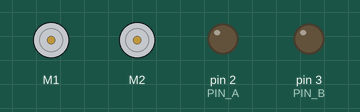
This sketch was run on a simulated Arduino Nano, built with avr-gcc and run on an emulated ATmega328P. Parts: 2 × DC motor (green arrow = forward, orange = backward, longer = faster), output pins drawn as LEDs (lit = HIGH). What the sketch prints to the serial monitor is not drawn.

Above: at 0.1 s.
At 3.6 s:
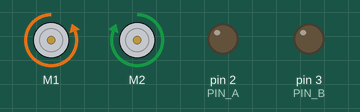
Timing chart, 0 to 8.5 s (numbered marks = the images above):
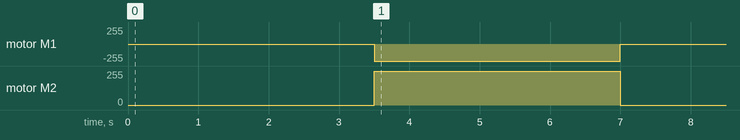

Measured:
- by itself, motor M1: stopped → backward 255/255 at 3.5 s, → stopped 3.5 s later
- by itself, motor M2: stopped → forward 255/255 at 3.5 s, → stopped 3.5 s later

The sketch:

lab3_color_sensing.ino
```cpp
// imports!
#include "MeMCore.h"

// constants!
#define PRINT 1
#define TIMEOUT 2000 // Max microseconds to wait; choose according to max distance of wall
#define SPEED_OF_SOUND 340 // Update according to your own experiment
#define IR_LOW_READING 0
#define IR_HIGH_READING 1000
#define IR_LOW_DIST 0 //mm
#define IR_HIGH_DIST 100 //mm
#define ULTRASONIC_READING_INTERVAL 10 // millis
#define RGBWait 200 //in milliseconds
#define LDRWait 10 //in milliseconds

#define LDR 0   //LDR sensor pin at A0

// pins!
#define ULTRASONIC 12
#define PUSH_BUTTON A7
#define IR_PIN_IN A1
#define PIN_A 2
#define PIN_B 3

// objects!
MeLineFollower lineFinder(PORT_2); // assigning lineFinder to RJ25 port 2
MeDCMotor leftMotor(M1); // assigning leftMotor to port M1
MeDCMotor rightMotor(M2);
uint8_t motorSpeed = 255;

enum MovementTypes {
  WALLTRACK, // 0
  LEFT_TURN, // 1
  LEFT_U_TURN, // 2
  RIGHT_TURN, // 3
  RIGHT_U_TURN, // 4
  ON_THE_SPOT_U_TURN, // 5
  COLOR_SENSE, // 6
  STOP // 7
};

enum MovementTypes movement = WALLTRACK; //default setting where it is moving forward with walltracking CHANGEDD!!

int current_Color[3] = {0, 0, 0};

bool is_at_line(){
  Serial.print("Checking if at line");
  delay(2000);
  int sensor_state = lineFinder.readSensors();
  if (sensor_state == S1_IN_S2_IN) {
    for (int i = 0; i < 3; i++)
    {
      sensor_state = lineFinder.readSensors();
      if (sensor_state == S1_IN_S2_IN) {
        Serial.println("DOUBLE BLACK");
        delay(500);
      } else {
        return false;
      }
    }
    return true;

  }; //There are four possible cases but this function should only return true given that BOTH sensors are on the line
}

// function headers!
void differentialSteer(MeDCMotor *leftMotor, MeDCMotor *rightMotor, double motorSpeed, double rotation);
void transmitUltrasonic();
float receiveUltrasonic();
double receiveIR();
void setBalance();

// variables!
double rotation = 0;
double left, right = 0;
double kp = 0.07;
long long lastReadUltrasonic;

void stop_moving(){
  leftMotor.stop();
  rightMotor.stop();
}

struct hsv_type
{
  double h;
  double s;
  double v;
} ;
void hsv_converter(struct hsv_type* hsv, double r, double g, double b)
{
  r /= 255;
  b /= 255;
  g /= 255;
  double cmax = max(r, max(g, b));
  double cmin = min(r, min(g, b));
  double diff = cmax-cmin;
  hsv->h = -1;
  hsv->s = -1;
  if (cmax == cmin)
  {
    hsv->h = 0;
  }
  else if (cmax == r)
  {
    hsv->h = fmod(60*((g-b)/diff)+360, 360);
  }
  else if (cmax == g)
  {
    hsv->h = fmod(60*((b-r)/diff)+120, 360);
  }
  else if (cmax == b)
  {
    hsv->h = fmod(60*((r-g)/diff)+240, 360);
  }
  if (cmax == 0)
  {
    hsv->s = 0;
  }
  else
  {
    hsv->s = (diff/cmax)*100;
  }
  hsv->v = cmax*100;
}

int red = 0;
int green = 0;
int blue = 0;

//floats to hold colour arrays
float colourArray[] = {0,0,0};
float whiteArray[] = {0,0,0};
float blackArray[] = {0,0,0};
float greyDiff[] = {53,48,7};


char colourStr[3][5] = {"R = ", "G = ", "B = "};

void setup() {
  pinMode(ULTRASONIC, OUTPUT);
  pinMode(ULTRASONIC, INPUT);
  pinMode(PUSH_BUTTON, INPUT); // Setup A7 as input for the push button
  pinMode(PIN_A, OUTPUT);
  pinMode(PIN_B, OUTPUT);
  Serial.begin(9600);
  // setBalance();
}

hsv_type hsv;
void read_color();
double receiveIR();
float receiveUltrasonic();
void differentialSteer(MeDCMotor *leftMotor, MeDCMotor *rightMotor, double motorSpeed, double rotation);
void transmitUltrasonic();

void loop() {
  Serial.print("Before loop: ");
  Serial.println(movement);
  switch (movement)
  {
  case WALLTRACK:
    Serial.println("WALLTRACKING");
    // ultrasonic code (10 between each reading) //TODO optimise
    if (millis() - lastReadUltrasonic > ULTRASONIC_READING_INTERVAL) {
      transmitUltrasonic();
      double left = receiveUltrasonic(); //in cm
    }

    if (is_at_line()){
       stop_moving();
       movement = COLOR_SENSE;
    }
      // ir receiver and transnmitter
    digitalWrite(PIN_A, LOW);
    digitalWrite(PIN_B, LOW);
    double right = receiveIR(); //in cm
    // calculate differential steer needed
    double rotation = (left == -1 || right == -1) ? ((left - right) * kp) : 0; //if out of bounds, just go straight
    // differentialSteer(&leftMotor, &rightMotor, motorSpeed, rotation);
    differentialSteer(&leftMotor, &rightMotor, motorSpeed, 0);
    if (is_at_line()){
      stop_moving();
      movement = COLOR_SENSE;
    }
    #if PRINT
      Serial.print("Left: ");
      Serial.print(left);
      Serial.print(" | Right: ");
      Serial.print(right);
      Serial.print(" | Rotation: ");
      Serial.print(rotation);
    #endif
    break;

  case LEFT_TURN:
    differentialSteer(&leftMotor, &rightMotor, motorSpeed, -1);
    delay(1000);
    movement = WALLTRACK;
    break;

  case LEFT_U_TURN:
    differentialSteer(&leftMotor, &rightMotor, motorSpeed, -1);
    delay(1000);
    differentialSteer(&leftMotor, &rightMotor, motorSpeed, 0);
    delay(1000);
    differentialSteer(&leftMotor, &rightMotor, motorSpeed, -1);
    delay(1000);
    movement = WALLTRACK;
    break;

  case RIGHT_TURN:
    differentialSteer(&leftMotor, &rightMotor, motorSpeed, 1);
    delay(1000);
    movement = WALLTRACK;
    break;

  case RIGHT_U_TURN:
    differentialSteer(&leftMotor, &rightMotor, motorSpeed, 1);
    delay(1000);
    differentialSteer(&leftMotor, &rightMotor, motorSpeed, 0);
    delay(1000);
    differentialSteer(&leftMotor, &rightMotor, motorSpeed, 1);
    delay(1000);
    movement = WALLTRACK;
    break;

  case ON_THE_SPOT_U_TURN:
    Serial.println("STUCK");
    differentialSteer(&leftMotor, &rightMotor, motorSpeed, -1);
    delay(2000);
    movement = WALLTRACK;
    break;

  case COLOR_SENSE:
    Serial.println("Sensing color");
    read_color();//Use the loop in led.ino to make it sense the colour
    if ((hsv.h > 350 || hsv.h < 10) && hsv.s < 50) {Serial.println("PINK");
    movement = LEFT_U_TURN;}
    else if ((hsv.h > 350 || hsv.h < 10) && hsv.s > 50) {Serial.println("RED");
    movement = LEFT_TURN;}
    else if (hsv.h > 150 || hsv.h < 170) {
      Serial.println("GREEN");
      movement = RIGHT_TURN;
    }
    else if (hsv.h > 200 || hsv.h < 250) {
      Serial.println("BLUE");
      movement = RIGHT_U_TURN;}
    else if (hsv.h > 10 || hsv.h < 40) {Serial.println("ORANGE");
      movement = ON_THE_SPOT_U_TURN;}
    else if (hsv.s < 30) {
      Serial.print("WHITE");
      movement = STOP;
    } else {
      Serial.print("UNKNOWN");
      movement = WALLTRACK;
    }
    Serial.print(hsv.h);
    Serial.print("  ");
    Serial.print(hsv.s);
    Serial.print("  ");
    Serial.print(hsv.v);
    Serial.print("  ");
    break;

  case STOP:
    Serial.println("STOPPED");
    leftMotor.stop();
    rightMotor.stop();
    while (1)
    {
      //play music
    }
    break;

  default:
    Serial.print("ERROR");
    break;
  }

  #if PRINT
    Serial.print("Movement type: ");
    Serial.println(movement);
  #endif

}

void read_color() {
  Serial.print(colourStr[0]); //line 56 to 65 is for red
  digitalWrite(A2, HIGH);
  digitalWrite(A3, LOW);
  delay(RGBWait);
  colourArray[0] = getAvgReading(5);
  colourArray[0] = ((colourArray[0] - blackArray[0])/(greyDiff[0]))*255;
  digitalWrite(A2, LOW);
  digitalWrite(A3, LOW);
  delay(RGBWait);
  Serial.println(int(colourArray[0]));
  Serial.print(colourStr[1]); //line 66 to 75 is for green
  digitalWrite(A2, LOW);
  digitalWrite(A3, HIGH);
  delay(RGBWait);
  colourArray[1] = getAvgReading(5);
  colourArray[1] = ((colourArray[1] - blackArray[1])/(greyDiff[1]))*255;
  digitalWrite(A2, LOW);
  digitalWrite(A3, LOW);
  delay(RGBWait);
  Serial.println(int(colourArray[1]));
  Serial.print(colourStr[2]); //line 76 to 85 is for blue
  digitalWrite(A2, HIGH);
  digitalWrite(A3, HIGH);
  delay(RGBWait);
  colourArray[2] = getAvgReading(5);
  colourArray[2] = ((colourArray[2] - blackArray[2])/(greyDiff[2]))*255;
  digitalWrite(A2, LOW);
  digitalWrite(A3, LOW);
  delay(RGBWait);
  Serial.println(int(colourArray[2]));

  hsv_converter(&hsv, colourArray[0], colourArray[1], colourArray[2]);
  Serial.println(hsv.h);
  Serial.println(hsv.s);
  Serial.println(hsv.v);
}


void setBalance(){
//set white balance
  Serial.println("Put White Sample For Calibration ...");
  delay(5000);           //delay for five seconds for getting sample ready
  //digitalWrite(LED,LOW); //Check Indicator OFF during Calibration
//scan the white sample.
//go through one colour at a time, set the maximum reading for each colour -- red, green and blue to the white array
  digitalWrite(A2, HIGH); //on red light
  digitalWrite(A3, LOW);
  delay(RGBWait);
  whiteArray[0] = getAvgReading(5);
  digitalWrite(A2, LOW);
  digitalWrite(A3, LOW);
  delay(RGBWait);
  digitalWrite(A2, LOW); //on green light
  digitalWrite(A3, HIGH);
  delay(RGBWait);
  whiteArray[1] = getAvgReading(5);
  digitalWrite(A2, LOW);
  digitalWrite(A3, LOW);
  delay(RGBWait);
  digitalWrite(A2, HIGH); // on blue light
  digitalWrite(A3, HIGH);
  delay(RGBWait);
  whiteArray[2] = getAvgReading(5);
  digitalWrite(A2, LOW);
  digitalWrite(A3, LOW);
  delay(RGBWait);


  /*for(int i = 0;i<=2;i++){ // replaced by lines 96 to 116
     digitalWrite(ledArray[i],HIGH);
     delay(RGBWait);
     whiteArray[i] = getAvgReading(5);         //scan 5 times and return the average,
     digitalWrite(ledArray[i],LOW);
     delay(RGBWait);
  }*/
//done scanning white, time for the black sample.
//set black balance
  Serial.println("Put Black Sample For Calibration ...");
  delay(5000);     //delay for five seconds for getting sample ready
//go through one colour at a time, set the minimum reading for red, green and blue to the black array
  digitalWrite(A2, HIGH); //on red light
  digitalWrite(A3, LOW);
  delay(RGBWait);
  blackArray[0] = getAvgReading(5);
  digitalWrite(A2, LOW);
  digitalWrite(A3, LOW);
  delay(RGBWait);
  digitalWrite(A2, LOW); //on green light
  digitalWrite(A3, HIGH);
  delay(RGBWait);
  blackArray[1] = getAvgReading(5);
  digitalWrite(A2, LOW);
  digitalWrite(A3, LOW);
  delay(RGBWait);
  digitalWrite(A2, HIGH); // on blue light
  digitalWrite(A3, HIGH);
  delay(RGBWait);
  blackArray[2] = getAvgReading(5);
  digitalWrite(A2, LOW);
  digitalWrite(A3, LOW);
  delay(RGBWait);
  for(int i = 0;i<=2;i++){
     /*digitalWrite(ledArray[i],HIGH);
     delay(RGBWait);
     blackArray[i] = getAvgReading(5);
     digitalWrite(ledArray[i],LOW);
     delay(RGBWait);*/
//the differnce between the maximum and the minimum gives the range
     greyDiff[i] = whiteArray[i] - blackArray[i];

     Serial.println(int(greyDiff[i]));
  }

//delay another 5 seconds for getting ready colour objects
  Serial.println("Colour Sensor Is Ready.");
  delay(5000);
  }


void transmitUltrasonic() {
  digitalWrite(ULTRASONIC, LOW);
  delayMicroseconds(2);
  digitalWrite(ULTRASONIC, HIGH);
  delayMicroseconds(10);
  digitalWrite(ULTRASONIC, LOW);
}

void differentialSteer(MeDCMotor *leftMotor, MeDCMotor *rightMotor, double motorSpeed, double rotation) {
  double slower = 1-2*fabs(rotation);
  if (rotation < 0) { //left
    leftMotor->run(-motorSpeed);
    rightMotor->run(motorSpeed * slower);
  } else {
    leftMotor->run(-motorSpeed * slower);
    rightMotor->run(motorSpeed);
  }
}

float receiveUltrasonic() { // in cm
  long duration = pulseIn(ULTRASONIC, HIGH, TIMEOUT);
  if (duration > 0) {
    float distance = (duration / 2.0 / 1000000 * SPEED_OF_SOUND * 100) - 4.5; // 4.5 is the distance from ultrasonic to robot side
    #if PRINT
      Serial.print("distance(cm) = ");
      Serial.println(distance);
    #endif
    return min(distance, 15);
  }
  else {
    #if PRINT
      Serial.println("out of range");
    #endif
    return -1;
  }
}

double receiveIR() {
  // return (val*(IR_HIGH_DIST-IR_LOW_DIST))/(IR_HIGH_READING-IR_LOW_READING)+IR_LOW_DIST;
  return 0;
  //TODO
}

int getAvgReading(int times){
//find the average reading for the requested number of times of scanning LDR
  int reading;
  int total =0;
//take the reading as many times as requested and add them up
  for(int i = 0;i < times;i++){
     reading = analogRead(LDR);
     total = reading + total;
     delay(LDRWait);
  }
//calculate the average and return it
  return total/times;
}
```
